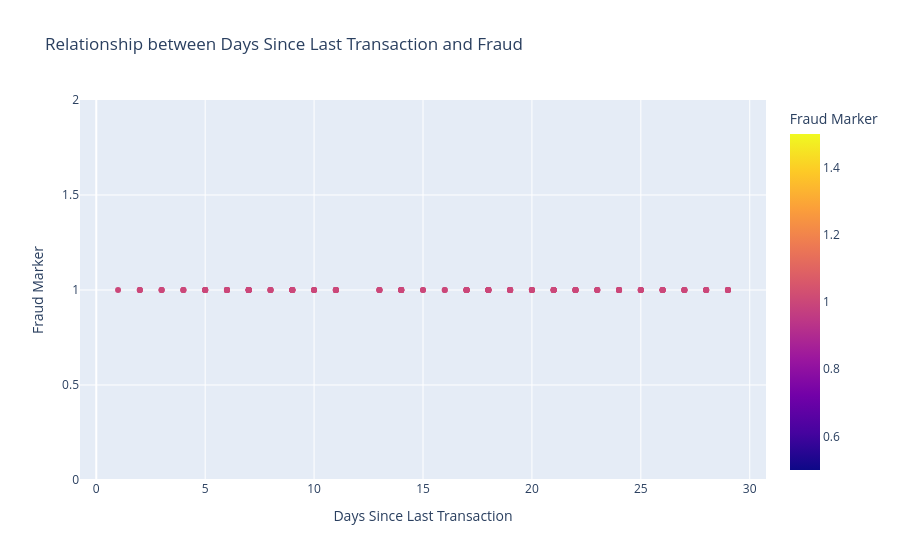

The notebook cell this image was saved under:
### Code cell
fig = px.scatter(fraud, x='Days_Since_Last_Transaction', y='fraud',
                 title='Relationship between Days Since Last Transaction and Fraud',
                 labels={'Days_Since_Last_Transaction': 'Days Since Last Transaction', 'fraud': 'Fraud Marker'},
                 color='fraud', color_discrete_map={0: 'lightblue', 1: 'orange'})
fig.show()

### Figure 1 — Plotly figure (JSON) as saved in the notebook; plotly's stock layout.template omitted (floating-point values rounded to 4 significant figures; data arrays with more than 128 entries replaced by an {"elided": "..."} marker saying what was removed)
{"data": [{"hovertemplate": "Days Since Last Transaction=%{x}<br>Fraud Marker=%{marker.color}<extra></extra>", "legendgroup": "", "marker": {"color": {"elided": "155 int values"}, "coloraxis": "coloraxis", "symbol": "circle"}, "mode": "markers", "name": "", "orientation": "v", "showlegend": false, "type": "scatter", "x": {"elided": "155 int values"}, "xaxis": "x", "y": {"elided": "155 int values"}, "yaxis": "y"}], "layout": {"coloraxis": {"colorbar": {"title": {"text": "Fraud Marker"}}, "colorscale": [[0, "#0d0887"], [0.1111, "#46039f"], [0.2222, "#7201a8"], [0.3333, "#9c179e"], [0.4444, "#bd3786"], [0.5556, "#d8576b"], [0.6667, "#ed7953"], [0.7778, "#fb9f3a"], [0.8889, "#fdca26"], [1, "#f0f921"]]}, "legend": {"tracegroupgap": 0}, "title": {"text": "Relationship between Days Since Last Transaction and Fraud"}, "xaxis": {"anchor": "y", "domain": [0, 1], "title": {"text": "Days Since Last Transaction"}}, "yaxis": {"anchor": "x", "domain": [0, 1], "title": {"text": "Fraud Marker"}}}}
